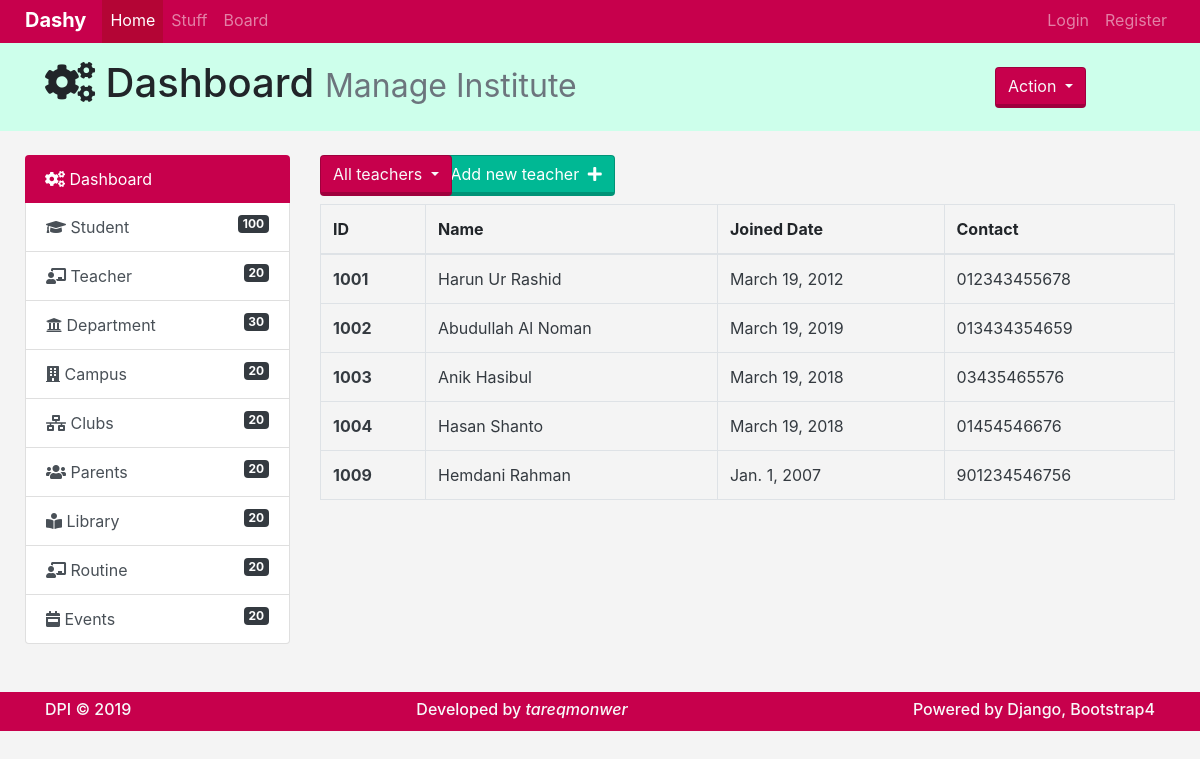
Screenshot of /teachers/ with the database file from the repository.
### teachers/models.py (models this page shows, shortened)
class Teacher(models.Model):
    name = models.CharField(max_length=30)
    techer_id = models.CharField(unique=True, blank=True, null=True, max_length=6)
    designation = models.CharField(null=False, max_length=30)
    joined = models.DateField('Year-Month')
    phone = models.CharField(null=True, max_length=12)

### teachers/views.py (the view)
# urls.py: path('', views.index, name='teachershome'),
def index(request):
    teachers = Teacher.objects.order_by('techer_id')        # '-techer_id' for ascending order
    context = {
        'teachers': teachers,
    }
    return render(request, 'teachers/teacher_index.html', context)

### templates/teachers/teacher_index.html (shortened to what this page needs)
{% extends 'base.html' %}
{% load static %}
{% block body %}
<div class="col-md-12">
    <div class="col-md-2 ml-0 pl-0 mb-2 float-left" id="ButtonAction">
        <div class="dropdown">
            <button class="btn bg-custom1 text-light dropdown-toggle" type="button" data-toggle="dropdown"
                aria-haspopup="true" aria-expanded="false">
                All teachers
            </button>
        </div>
    </div>
    <a href="" class="btn bg-custom1-dark float-left" style="margin-left: -25px;">
        Add new teacher
        <i class="fas fa-plus ml-1"></i>
    </a>
    <table class="table table-bordered table-hover">
        <thead>
          <tr>
            <th scope="col">ID</th>
            <th scope="col">Name</th>
            <th scope="col">Joined Date</th>
            <th scope="col">Contact</th>
          </tr>
        </thead>
        <tbody>
        {% for teacher in teachers %}
          <tr>
            <th scope="row"><a class="text-dark" href="">
                {{ teacher.techer_id }}
            </a></th>
            <td><a href="{% url 'teachers:teacher_detail' teacher.id %}" class="text-dark">
                {{ teacher.name }}
            </a></td>
            <td><a href="" class="text-dark">
                {{ teacher.joined }}
            </a></td>
            <td><a href="" class="text-dark">
                {{ teacher.phone }}
            </a></td>
          </tr>
        {% endfor %}
        </tbody>
      </table>
</div>
{% endblock %}

### static/css/main.css (style rules this page uses)
.bg-custom1 { background: #c7004c; color: #fff; border-bottom-width: calc(.2rem + .0625rem); border-color: rgba(0,0,0,0.2); }
.bg-custom1-dark { background: #00b894; color: #fff; border-bottom-width: calc(.2rem + .0625rem); border-color: rgba(0,0,0,0.2); }
body { background: #f4f4f4; }

### static/clubs/css/club.css (style rules this page uses)
.bg-custom1-dark { background: #00b894; color: #fff; border-bottom-width: calc(.2rem + .0625rem); border-color: rgba(0,0,0,0.2); }

### rows the page displays
Teacher: techer_id "1001", name "Harun Ur Rashid", joined "March 19, 2012", phone "012343455678"
Teacher: techer_id "1002", name "Abudullah Al Noman", joined "March 19, 2019", phone "013434354659"
Teacher: techer_id "1003", name "Anik Hasibul", joined "March 19, 2018", phone "03435465576"
Teacher: techer_id "1004", name "Hasan Shanto", joined "March 19, 2018", phone "01454546676"
Teacher: techer_id "1009", name "Hemdani Rahman", joined "Jan. 1, 2007", phone "901234546756"
